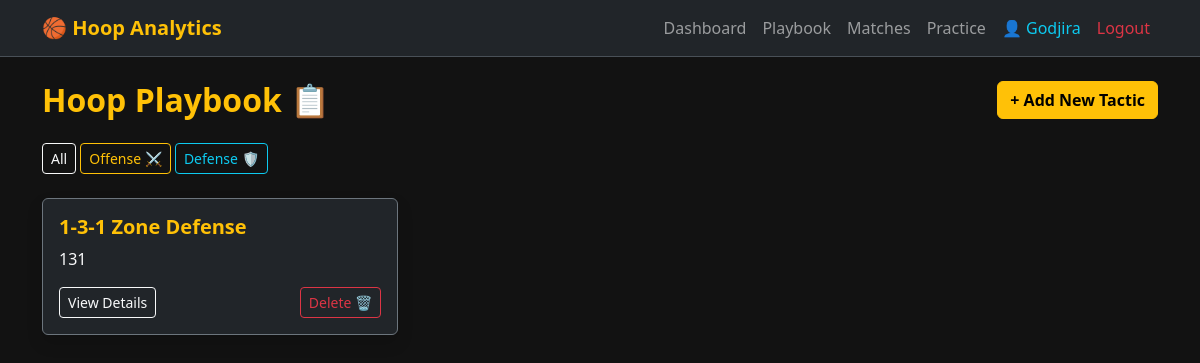
Screenshot of /tactics (signed in) with the database file from the repository.
### app.py (models this page shows)
class User(UserMixin, db.Model):
    id = db.Column(db.Integer, primary_key=True)
    username = db.Column(db.String(80), unique=True, nullable=False)
    name = db.Column(db.String(100), nullable=False)
    student_id = db.Column(db.String(20), nullable=False)
    password = db.Column(db.String(120), nullable=False)
    tactics = db.relationship('Tactic', backref='author', lazy=True)
    matches = db.relationship('Match', backref='author', lazy=True)
    practices = db.relationship('Practice', backref='author', lazy=True)

class Tactic(db.Model):
    id = db.Column(db.Integer, primary_key=True)
    name = db.Column(db.String(100), nullable=False)
    description = db.Column(db.Text, nullable=False)
    type = db.Column(db.String(20))
    strength = db.Column(db.String(200))
    weakness = db.Column(db.String(200))
    user_id = db.Column(db.Integer, db.ForeignKey('user.id'), nullable=False)

### app.py (the view)
@app.route('/tactics')
@login_required
def playbook():
    t_type = request.args.get('type')
    all_tactics = Tactic.query.filter_by(user_id=current_user.id, type=t_type).all() if t_type else Tactic.query.filter_by(user_id=current_user.id).all()
    return render_template('tactics.html', tactics=all_tactics)

### app.py (called while the page is built)
@login_manager.user_loader
def load_user(user_id):
    return User.query.get(int(user_id))

### templates/tactics.html
{% extends "base.html" %}
{% block content %}
<div class="row mt-4">
    <div class="col-md-6"><h2 class="text-warning fw-bold">Hoop Playbook 📋</h2></div>
    <div class="col-md-6 text-md-end"><a href="{{ url_for('add_tactic') }}" class="btn btn-warning fw-bold">+ Add New Tactic</a></div>
</div>
<div class="mt-3 mb-4">
    <a href="{{ url_for('playbook') }}" class="btn btn-outline-light btn-sm">All</a>
    <a href="{{ url_for('playbook', type='Offense') }}" class="btn btn-outline-warning btn-sm">Offense ⚔️</a>
    <a href="{{ url_for('playbook', type='Defense') }}" class="btn btn-outline-info btn-sm">Defense 🛡️</a>
</div>
<div class="row">
    {% for tactic in tactics %}
    <div class="col-md-4 mb-4">
        <div class="card bg-dark border-secondary h-100 shadow">
            <div class="card-body">
                <h5 class="card-title text-warning fw-bold">{{ tactic.name }}</h5>
                <p class="card-text text-light text-truncate">{{ tactic.description }}</p>
                <div class="d-flex justify-content-between mt-3">
                    <a href="{{ url_for('tactic_detail', id=tactic.id) }}" class="btn btn-sm btn-outline-light">View Details</a>
                    <form action="{{ url_for('delete_tactic', id=tactic.id) }}" method="POST" style="display:inline;">
                        <button type="submit" class="btn btn-sm btn-outline-danger" onclick="return confirm('ลบไหม?')">Delete 🗑️</button>
                    </form>
                </div>
            </div>
        </div>
    </div>
    {% endfor %}
</div>
{% endblock %}

### templates/base.html (shortened to what this page needs)
<!DOCTYPE html>
<html lang="en" data-bs-theme="dark">
<head>
    <link href="https://cdn.jsdelivr.net/npm/bootstrap@5.3.0/dist/css/bootstrap.min.css" rel="stylesheet">
    <link rel="stylesheet" href="{{ url_for('static', filename='style.css') }}">
</head>
<body>
    <nav class="navbar navbar-expand-lg navbar-dark bg-dark border-bottom mb-4">
        <div class="container">
            <a class="navbar-brand text-warning fw-bold" href="{{ url_for('home') }}">🏀 Hoop Analytics</a>
            <div class="navbar-nav ms-auto">
                {% if current_user.is_authenticated %}
                    <a class="nav-link" href="{{ url_for('home') }}">Dashboard</a>
                    <a class="nav-link" href="{{ url_for('playbook') }}">Playbook</a>
                    <a class="nav-link" href="{{ url_for('match_history') }}">Matches</a>
                    <a class="nav-link" href="{{ url_for('practice_log') }}">Practice</a>
                    <a class="nav-link text-info" href="{{ url_for('profile', user_id=current_user.id) }}">👤 {{ current_user.username }}</a>
                    <a class="nav-link text-danger" href="{{ url_for('logout') }}">Logout</a>
                {% else %}
                    <a class="nav-link" href="{{ url_for('login') }}">Login</a>
                    <a class="nav-link btn btn-outline-warning btn-sm ms-2" href="{{ url_for('register') }}">Register</a>
                {% endif %}
            </div>
        </div>
    </nav>
    <div class="container">
        {% block content %}{% endblock %}
    </div>
</body>
</html>

### static/style.css (style rules this page uses)
body { background-color: #121212; }
.card { border: 1px solid #ffc107; transition: transform 0.2s; }

### rows the page displays
User: username "Godjira"
Tactic: name "1-3-1 Zone Defense", description "131"
